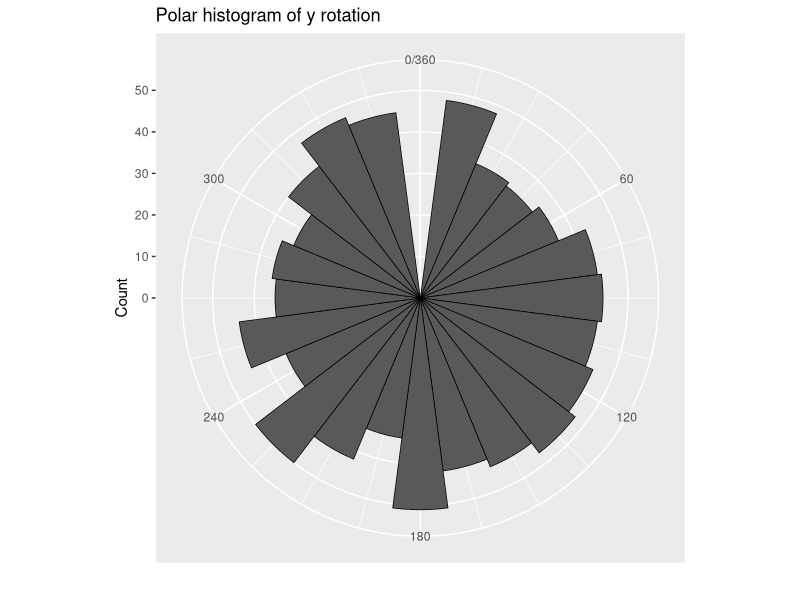

The R script that drew this image:
# Lib
library(ggplot2)

# Seed
set.seed(20220315)

# Create random data from 0 to 360
example_dat <- data.frame(rot_y = runif(1000, min = 0, max = 360))


# Create polar plot
ggplot(example_dat, aes(x = rot_y )) +
  geom_histogram(binwidth = 15, boundary = -7.5, colour = "black", size = .25) +
  scale_x_continuous(limits = c(0,360),
                     breaks = seq(0, 360, by = 60),
                     minor_breaks = seq(0, 360, by = 15))  +
  coord_polar() +
  labs(title = 'Polar histogram of y rotation',
       y = 'Count',
       x = '')